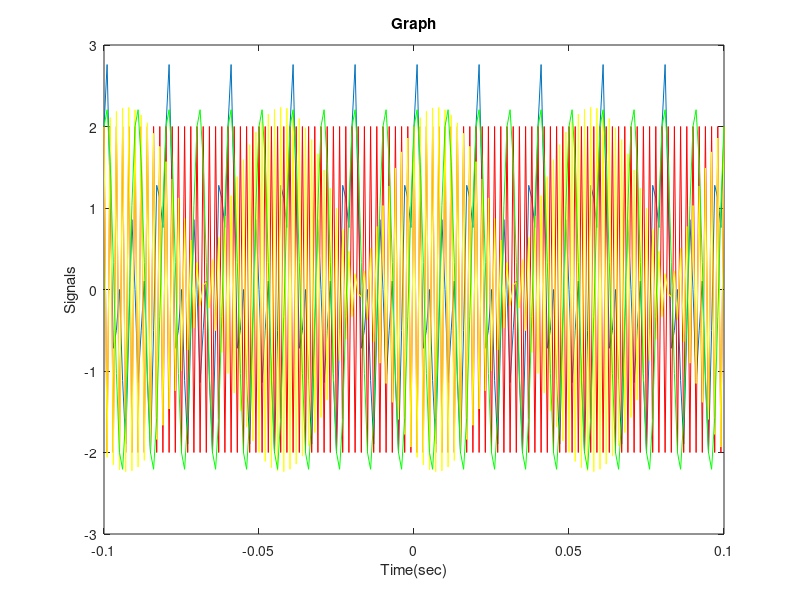

This figure's MATLAB source:
t=[-0.1:0.001:0.1];
y=cos(100*pi*t) + cos(200*pi*t) + sin(500*pi*t);
plot(t,y), xlabel('Time(sec)'), ylabel('Signal x(t)'), title('Graph')
y1=cos(1000*pi*t)+cos(1000*pi*t)+sin(1000*pi*t);
plot(t,y,t,y1,'r'), xlabel('Time(sec)'), ylabel('Signals'), title('Graph')
y2=cos(1020*pi*t)+cos(1020*pi*t)+sin(1020*pi*t);
plot(t,y,t,y1,'r',t,y2, 'y'), xlabel('Time(sec)'), ylabel('Signals'), title('Graph')
y3=cos(200*pi*t)+cos(200*pi*t)+sin(200*pi*t);
plot(t,y,t,y1,'r',t,y2, 'y', t,y3, 'g'), xlabel('Time(sec)'), ylabel('Signals'), title('Graph')